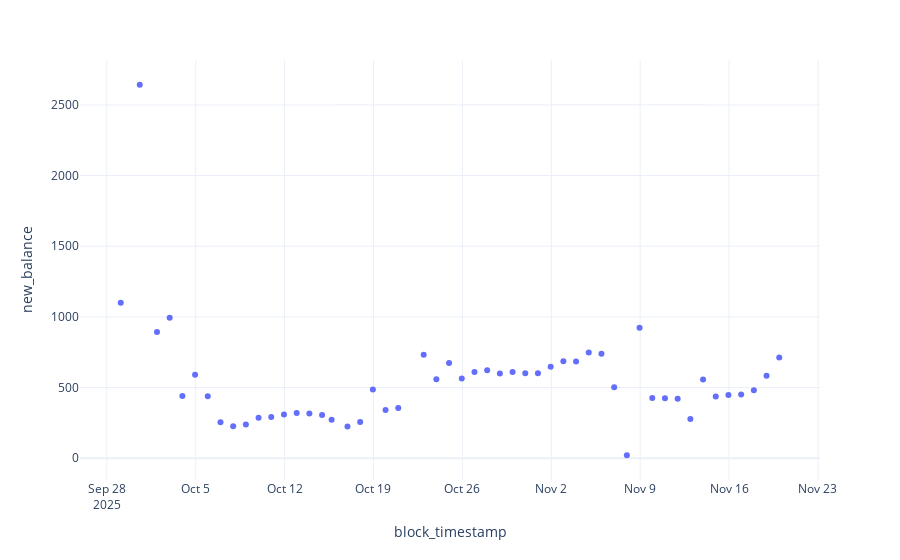

The notebook cell this image was saved under:
### Code cell
px.scatter(
    claimed[claimed["destination_vault_address"] == "0x5DD8e6C497d350aE7A32d6e2DFc07F42B27F905B"],
    x="block_timestamp",
    y="new_balance",
)
